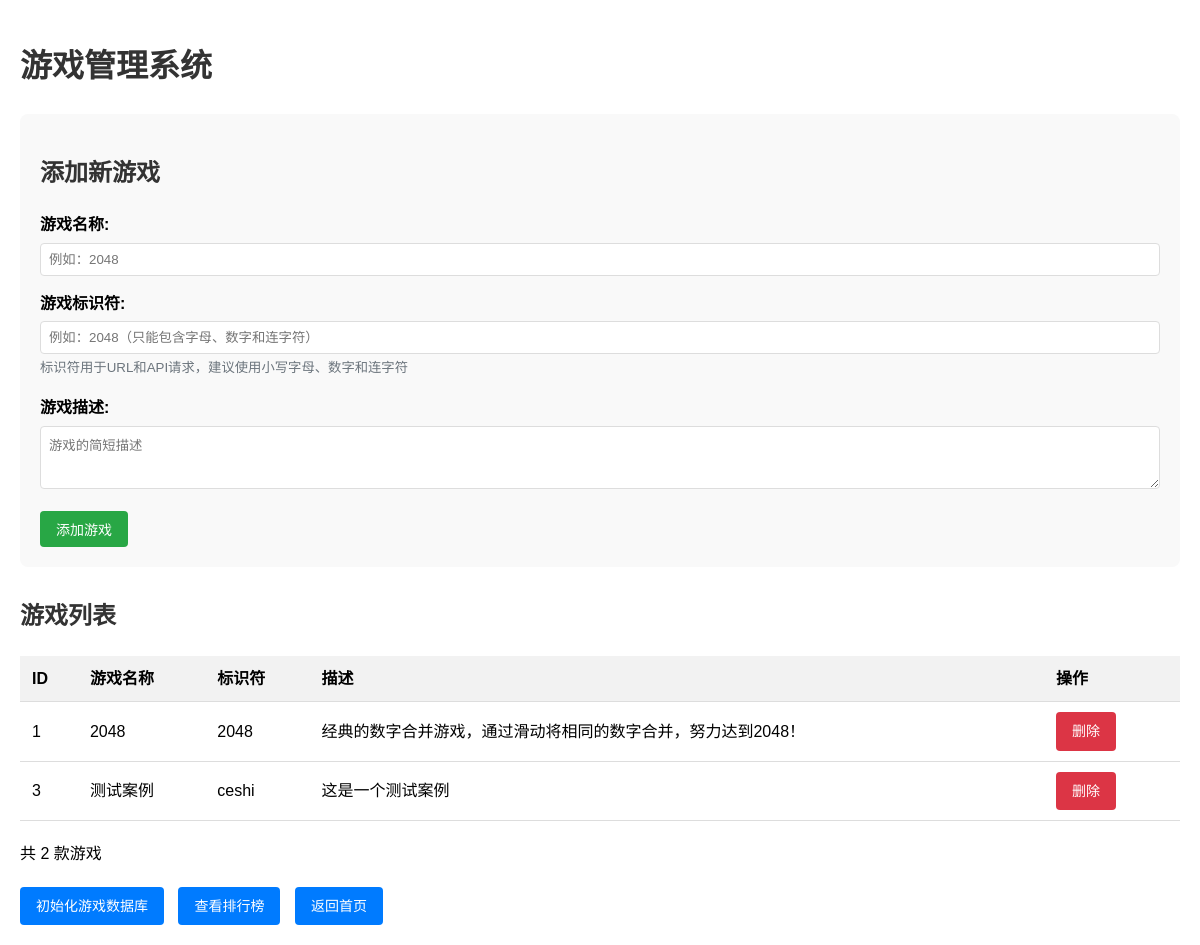
The app's page /list_games.php, older data.
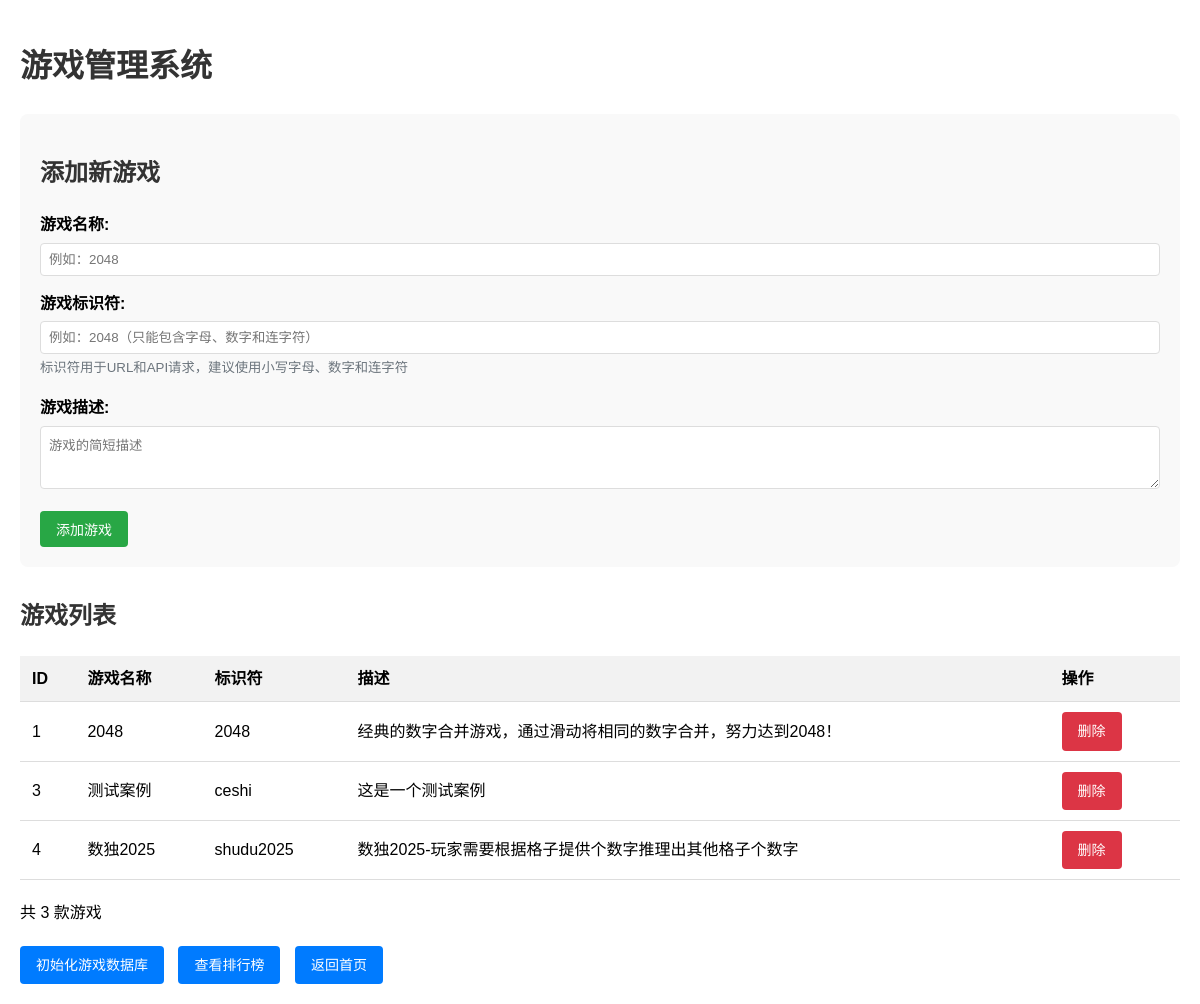
The same page, newer data.
### tables this page shows
CREATE TABLE games (
        id INTEGER PRIMARY KEY AUTOINCREMENT,
        name VARCHAR(50) NOT NULL UNIQUE,
        description TEXT,
        slug VARCHAR(50) NOT NULL UNIQUE
    );

### list_games.php (the view, shortened to what this page needs)
<?php
$dbFile = __DIR__ . '/subscribers.db';
$isCommandLine = (php_sapi_name() === 'cli');
try {
    $db = new PDO('sqlite:' . $dbFile);
    $db->setAttribute(PDO::ATTR_ERRMODE, PDO::ERRMODE_EXCEPTION);
    $stmt = $db->query("SELECT id, name, slug, description FROM games ORDER BY id");
    $games = $stmt->fetchAll(PDO::FETCH_ASSOC);
    if ($isCommandLine) {
        if (empty($games)) {
            echo "没有找到游戏记录\n";
        } else {
            echo "ID\t游戏名称\t标识符\t描述\n";
            echo "--------------------------------------\n";
            foreach ($games as $game) {
                echo "{$game['id']}\t{$game['name']}\t{$game['slug']}\t{$game['description']}\n";
            }
            echo "共 " . count($games) . " 款游戏\n";
        }
    } else {
        echo '<!DOCTYPE html>
<html lang="zh-CN">
<head>
</head>
<body>
    <h1>游戏管理系统</h1>';
        echo '<div class="form-container">
            <h2>添加新游戏</h2>
            <form method="post" action="list_games.php">
                <div class="form-group">
                    <label for="name">游戏名称:</label>
                    <input type="text" id="name" name="name" class="form-control" required placeholder="例如：2048">
                </div>
                <div class="form-group">
                    <label for="slug">游戏标识符:</label>
                    <input type="text" id="slug" name="slug" class="form-control" required placeholder="例如：2048（只能包含字母、数字和连字符）">
                    <small style="color: #6c757d;">标识符用于URL和API请求，建议使用小写字母、数字和连字符</small>
                </div>
                <div class="form-group">
                    <label for="description">游戏描述:</label>
                    <textarea id="description" name="description" class="form-control" rows="3" placeholder="游戏的简短描述"></textarea>
                </div>
                <button type="submit" name="add_game" class="btn btn-success">添加游戏</button>
            </form>
        </div>';
        if (empty($games)) {
            echo '<div class="empty-message">没有找到游戏记录</div>';
        } else {
            echo '<h2>游戏列表</h2>
            <table>
                <thead>
                    <tr>
                        <th>ID</th>
                        <th>游戏名称</th>
                        <th>标识符</th>
                        <th>描述</th>
                        <th>操作</th>
                    </tr>
                </thead>
                <tbody>';
            foreach ($games as $game) {
                echo '<tr>
                    <td>' . htmlspecialchars($game['id']) . '</td>
                    <td>' . htmlspecialchars($game['name']) . '</td>
                    <td>' . htmlspecialchars($game['slug']) . '</td>
                    <td>' . htmlspecialchars($game['description']) . '</td>
                    <td>
                        <a href="list_games.php?delete=' . htmlspecialchars($game['id']) . '" class="btn btn-danger btn-sm">删除</a>
                    </td>
                </tr>';
            }
            echo '</tbody>
            </table>
            <p>共 ' . count($games) . ' 款游戏</p>';
        }
        echo '<div class="actions">
            <a href="init_game_db.php" class="btn">初始化游戏数据库</a>
            <a href="../user/leaderboard.html" class="btn">查看排行榜</a>
            <a href="/" class="btn">返回首页</a>
        </div>
    </body>
</html>';
    }
} catch (PDOException $e) {
    $errorMsg = "数据库错误: " . $e->getMessage();
    if ($isCommandLine) {
        die($errorMsg . "\n");
    } else {
        die($errorMsg);
    }
}
?>

### list_games.php (style rules this page uses)
body { font-family: Arial, sans-serif; margin: 20px; line-height: 1.6; max-width: 1200px; margin: 0 auto; padding: 20px; }
h1, h2 { color: #333; }
table { width: 100%; border-collapse: collapse; margin-top: 20px; margin-bottom: 20px; }
th, td { padding: 10px 12px; text-align: left; border-bottom: 1px solid #ddd; }
th { background-color: #f2f2f2; font-weight: bold; }
.actions { margin-top: 20px; }
.btn { display: inline-block; margin-right: 10px; padding: 8px 16px; background-color: #007bff; color: white; text-decoration: none; border-radius: 4px; border: none; cursor: pointer; font-size: 14px; }
.btn-danger { background-color: #dc3545; }
.btn-success { background-color: #28a745; }
.form-container { background-color: #f9f9f9; padding: 20px; border-radius: 8px; margin-bottom: 30px; }
.form-group { margin-bottom: 15px; }
.form-group label { display: block; margin-bottom: 5px; font-weight: bold; }
.form-control { width: 100%; padding: 8px; border: 1px solid #ddd; border-radius: 4px; box-sizing: border-box; }

Row changes from the older to the newer data that the page shows:
added games: id "4", name "数独2025", slug "shudu2025", description "数独2025-玩家需要根据格子提供个数字推理出其他格子个数字"
Text that changed along with them:
count($games): "2" → "3"
